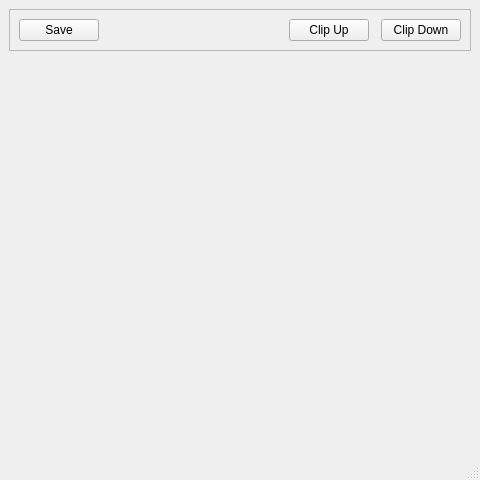
<ui version="4.0" >
 <class>CG_Window</class>
 <widget class="QMainWindow" name="CG_Window" >
  <property name="geometry" >
   <rect>
    <x>0</x>
    <y>0</y>
    <width>480</width>
    <height>480</height>
   </rect>
  </property>
  <property name="windowTitle" >
   <string>Computer Graphics</string>
  </property>
  <widget class="QWidget" name="centralwidget" >
   <layout class="QVBoxLayout" >
    <item>
     <widget class="QFrame" name="frame_buttons" >
      <property name="frameShape" >
       <enum>QFrame::StyledPanel</enum>
      </property>
      <property name="frameShadow" >
       <enum>QFrame::Raised</enum>
      </property>
      <layout class="QHBoxLayout" >
       <item>
        <widget class="QPushButton" name="pushButton_Save" >
         <property name="text" >
          <string>Save</string>
         </property>
        </widget>
       </item>
       <item>
        <spacer>
         <property name="orientation" >
          <enum>Qt::Horizontal</enum>
         </property>
         <property name="sizeHint" >
          <size>
           <width>40</width>
           <height>20</height>
          </size>
         </property>
        </spacer>
       </item>
       <item>
        <widget class="QPushButton" name="pushButton_ClipUp" >
         <property name="text" >
          <string>Clip Up</string>
         </property>
        </widget>
       </item>
       <item>
        <widget class="QWidget" native="1" name="widget" />
       </item>
       <item>
        <widget class="QPushButton" name="pushButton_ClipDown" >
         <property name="text" >
          <string>Clip Down</string>
         </property>
        </widget>
       </item>
      </layout>
     </widget>
    </item>
    <item>
     <widget class="cg_Canvas" native="1" name="drawCanvas" >
      <property name="sizePolicy" >
       <sizepolicy vsizetype="Expanding" hsizetype="Expanding" >
        <horstretch>0</horstretch>
        <verstretch>0</verstretch>
       </sizepolicy>
      </property>
     </widget>
    </item>
   </layout>
  </widget>
  <widget class="QMenuBar" name="menubar" >
   <property name="geometry" >
    <rect>
     <x>0</x>
     <y>0</y>
     <width>480</width>
     <height>24</height>
    </rect>
   </property>
  </widget>
  <widget class="QStatusBar" name="statusbar" />
 </widget>
 <customwidgets>
  <customwidget>
   <class>cg_Canvas</class>
   <extends>QWidget</extends>
   <header>cg_Canvas.h</header>
   <container>1</container>
  </customwidget>
 </customwidgets>
 <resources/>
 <connections/>
</ui>
